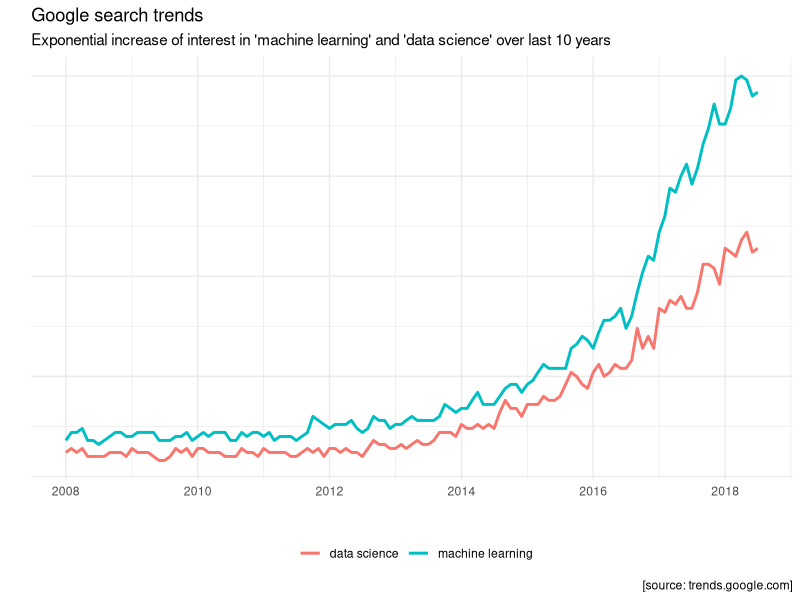
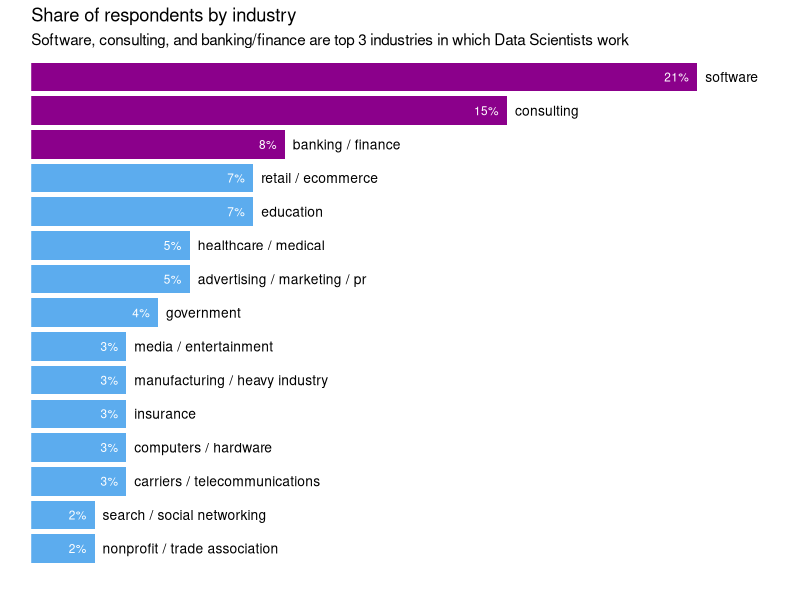
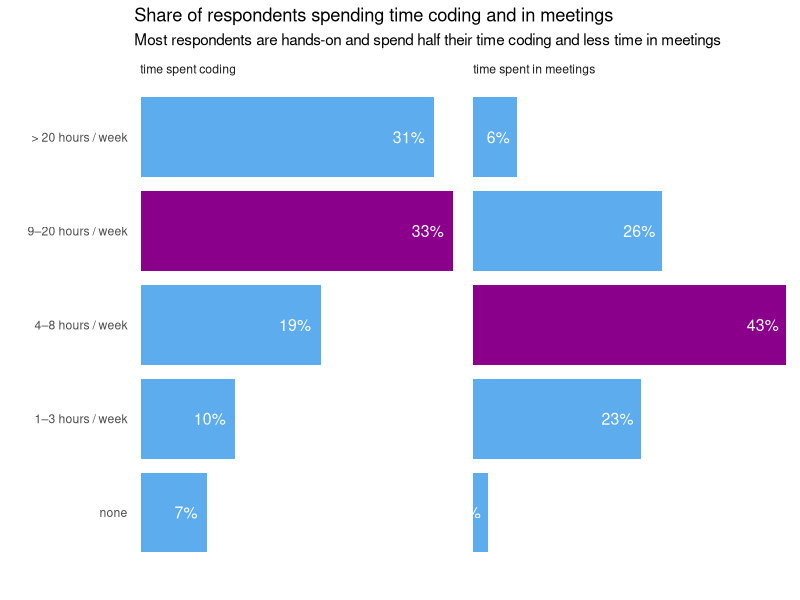
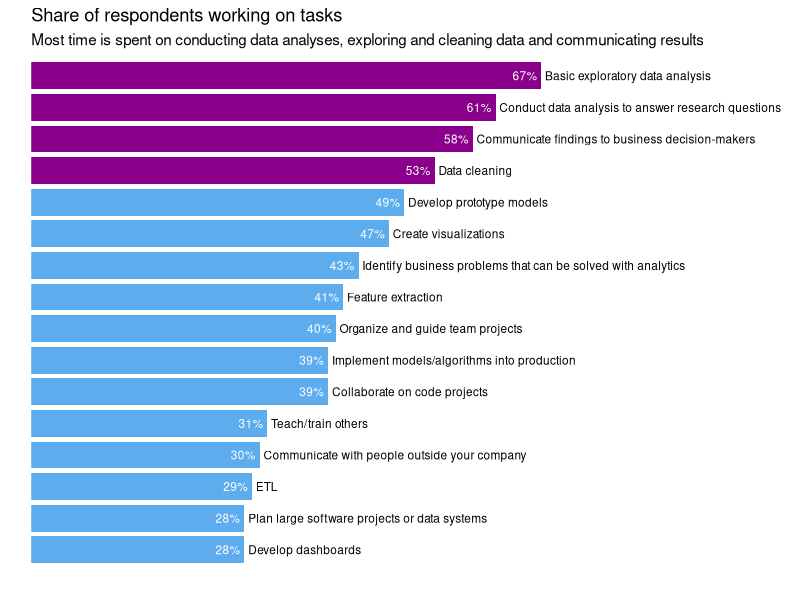
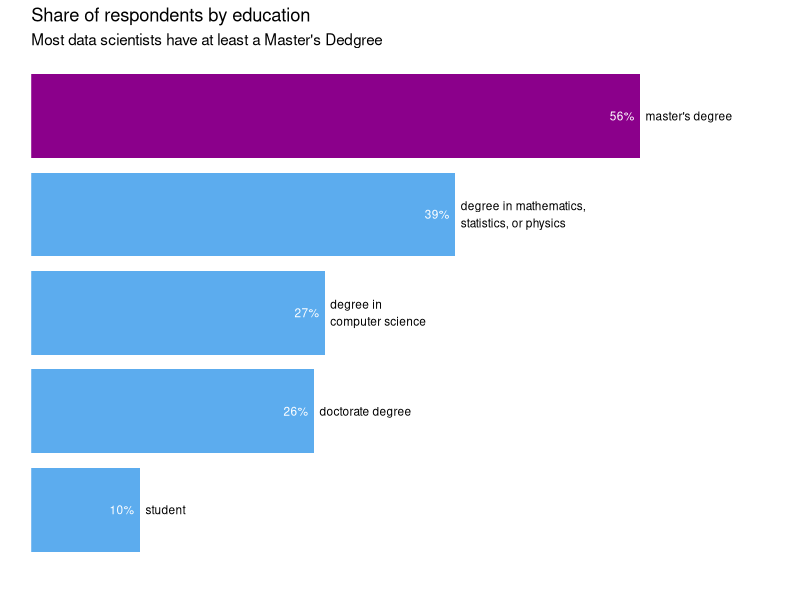
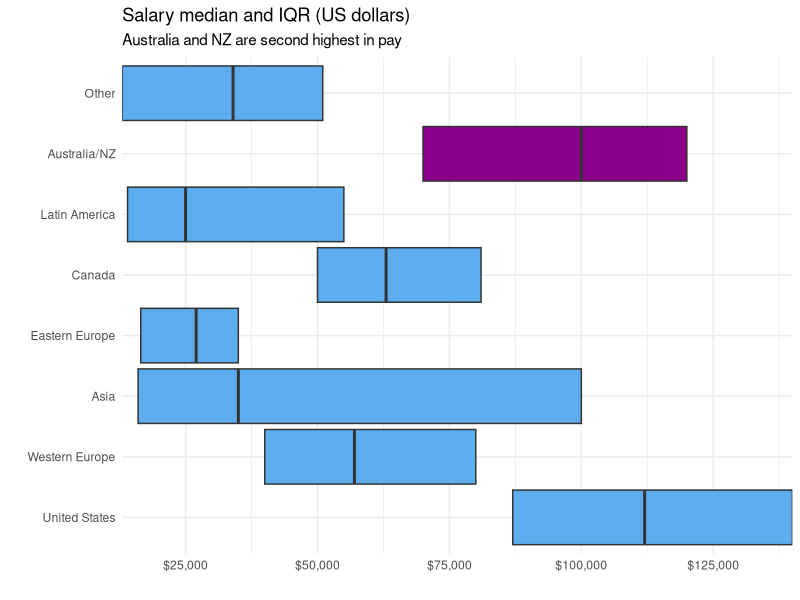
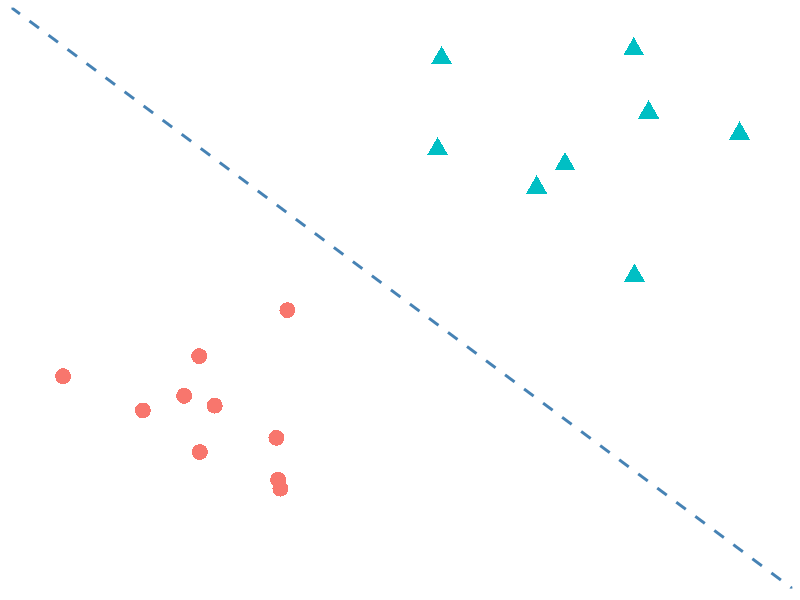
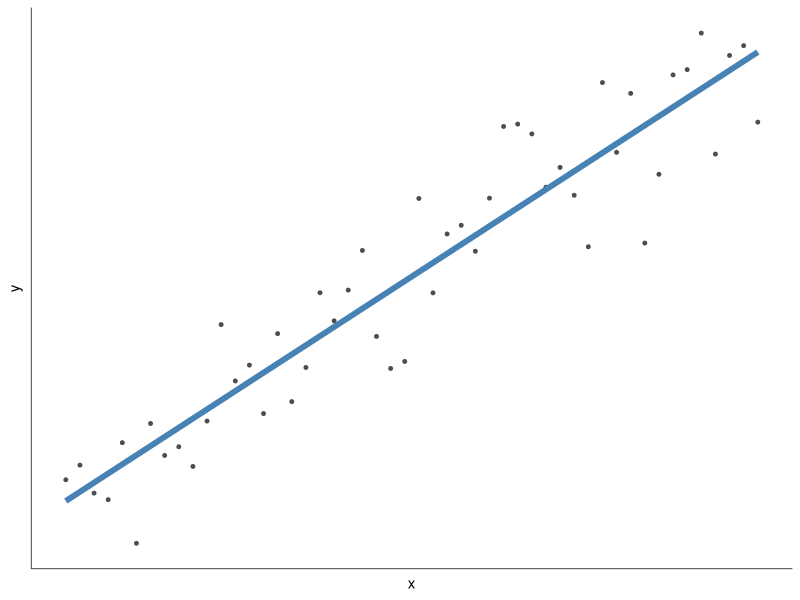

R code for these plots, in order:
## ---- chunk 1
knitr::opts_chunk$set(
  echo = FALSE,
  fig.width=8, fig.height=3.8,
  fig.align="center",
  dpi=120
)

library(dplyr)
library(tidyr)
library(ggplot2)
## ---- chunk 2

d_search <- read.csv(
  "assets/material/search-ml-ds.csv", 
  col.names = c("month", "data science", "machine learning"),
  stringsAsFactors = FALSE, skip = 2, check.names = FALSE)

d_search %>%
  mutate(date = as.Date(paste0(month, "-01"))) %>% 
  gather(term, index, -date, -month) %>% 
  tbl_df() %>% 
  ggplot(aes(x = date, y = index, color = term)) +
  geom_line(size = 1) +
  theme_minimal() +
  theme(legend.position = "bottom", legend.direction = "horizontal", axis.text.y = element_blank()) +
  labs(
    x = "", y = "", color = "",
    title = "Google search trends",
    subtitle = "Exponential increase of interest in 'machine learning' and 'data science' over last 10 years",
    caption = "[source: trends.google.com]"
  )
## ---- chunk 3
d_industry <- read.csv("assets/material/salary-survey-industry.csv")

d_industry %>% 
  arrange(desc(share)) %>% 
  mutate(
    industry = tolower(industry),
    rank = seq(1, n()),
    top3 = ifelse(rank <=3, TRUE, FALSE)
  ) %>%
  ggplot(aes(x = reorder(industry, share), y = share)) +
  geom_col(aes(fill = top3), width = 0.85) +
  geom_text(aes(label = industry), hjust = 0, size = 3.5, nudge_y = 0.25) +
  geom_text(aes(label = paste0(share, "%")), hjust = 1, size = 3, nudge_y = -0.25, color = "white") +
  scale_y_continuous(limits = c(0, 24), expand = c(0, 0)) +
  scale_fill_manual(values = c("steelblue2", "magenta4")) +
  coord_flip() +
  theme_minimal() +
  # theme_void() +
  theme(axis.text = element_blank(), panel.grid = element_blank()) +
  guides(fill = FALSE) +
  labs(
    x = "", y = "",
    title = "Share of respondents by industry",
    subtitle = "Software, consulting, and banking/finance are top 3 industries in which Data Scientists work"
  )
## ---- chunk 4
d_timespent <- read.csv("assets/material/salary-survey-time-spent.csv")

d_timespent %>% 
  arrange(desc(share)) %>% 
  mutate(
    activity = tolower(activity),
    hours = tolower(hours),
    hours = factor(hours, c("none", "1–3 hours / week", "4–8 hours / week", "9–20 hours / week", "> 20 hours / week"))
  ) %>%
  group_by(activity) %>% 
  mutate(max_hour = share == max(share)) %>% 
  ggplot(aes(x = hours, y = share)) +
  geom_col(aes(fill = max_hour), width = 0.85) +
  facet_wrap(~activity, ncol = 2, scales = "free_x") +
  geom_text(aes(label = paste0(share, "%")), hjust = 1, size = 4, nudge_y = -1, color = "white") +
  scale_fill_manual(values = c("steelblue2", "magenta4")) +
  scale_y_continuous(expand = c(0.02, 0)) +
  coord_flip() +
  theme_minimal() +
  # theme_void() +
  theme(axis.text.x = element_blank(), panel.grid = element_blank(), strip.text = element_text(hjust = 0)) +
  guides(fill = FALSE) +
  labs(
    x = "", y = "",
    title = "Share of respondents spending time coding and in meetings",
    subtitle = "Most respondents are hands-on and spend half their time coding and less time in meetings"
  )
## ---- chunk 5
d_tasks <- read.csv("assets/material/salary-survey-tasks.csv")

d_tasks %>% 
  arrange(desc(share)) %>% 
  mutate(
    top = ifelse(share > 50, TRUE, FALSE)
  ) %>%
  filter(share > 25) %>% 
  ggplot(aes(x = reorder(activity, share), y = share)) +
  geom_col(aes(fill = top), width = 0.85) +
  geom_text(aes(label = activity), hjust = 0, size = 3, nudge_y = 0.5) +
  geom_text(aes(label = paste0(share, "%")), hjust = 1, size = 3, nudge_y = -0.5, color = "white") +
  scale_y_continuous(limits = c(0, 100), expand = c(0, 0)) +
  scale_fill_manual(values = c("steelblue2", "magenta4")) +
  coord_flip() +
  theme_minimal() +
  # theme_void() +
  theme(axis.text = element_blank(), panel.grid = element_blank()) +
  guides(fill = FALSE) +
  labs(
    x = "", y = "",
    title = "Share of respondents working on tasks",
    subtitle = "Most time is spent on conducting data analyses, exploring and cleaning data and communicating results"
  )
## ---- chunk 6
d_education <- read.csv("assets/material/salary-survey-education.csv")

d_education %>% 
  arrange(desc(share)) %>% 
  mutate(
    education = tolower(education),
    top = ifelse(share > 50, TRUE, FALSE)
  ) %>%
  ggplot(aes(x = reorder(education, share), y = share)) +
  geom_col(aes(fill = top), width = 0.85) +
  geom_text(aes(label = education), hjust = 0, size = 3, nudge_y = 0.5) +
  geom_text(aes(label = paste0(share, "%")), hjust = 1, size = 3, nudge_y = -0.5, color = "white") +
  scale_y_continuous(limits = c(0, 70), expand = c(0, 0)) +
  scale_fill_manual(values = c("steelblue2", "magenta4")) +
  coord_flip() +
  theme_minimal() +
  # theme_void() +
  theme(axis.text = element_blank(), panel.grid = element_blank()) +
  guides(fill = FALSE) +
  labs(
    x = "", y = "",
    title = "Share of respondents by education",
    subtitle = "Most data scientists have at least a Master's Dedgree"
  )
## ---- chunk 7
d_salary <- read.csv("assets/material/salary-survey-salary.csv")

d_salary %>% 
  mutate(
    highlight = ifelse(region == "Australia/NZ", TRUE, FALSE),
    region = factor(region, region)
  ) %>%
  ggplot(aes(x = region, middle = median, ymin = iqr_low, ymax = iqr_high, lower = iqr_low, upper = iqr_high, fill = highlight)) +
  geom_boxplot(stat = "identity") +
  scale_y_continuous(labels = scales::dollar, breaks = c(25000, 50000, 75000, 100000, 125000), expand = c(0, 0)) +
  scale_fill_manual(values = c("steelblue2", "magenta4")) +
  coord_flip() +
  theme_minimal() +
  # theme_void() +
  # theme(axis.text = element_blank(), panel.grid = element_blank()) +
  guides(fill = FALSE) +
  labs(
    x = "", y = "",
    title = "Salary median and IQR (US dollars)",
    subtitle = "Australia and NZ are second highest in pay"
  )
## ---- chunk 8
set.seed(12345)
d_classification <- bind_rows(
  data_frame(
    x = rnorm(10, mean = -2, sd = 1),
    y = rnorm(10, mean = -2, sd = 1),
    l = 1
  ),
    data_frame(
    x = rnorm(10, mean = 2, sd = 1),
    y = rnorm(10, mean = 2, sd = 1),
    l = 2
  )
)

d_classification %>% 
  ggplot(aes(x, y, color = as.factor(l), shape = as.factor(l))) +
  geom_point(size = 5) +
  geom_abline(slope = -1, intercept = 0, linetype = "dashed", color = "steelblue", size = 1) +
  ylim(-4, 4) +
  xlim(-4, 4) +
  guides(color = FALSE, shape = FALSE) +
  theme(
    panel.grid = element_blank(),
    axis.title = element_blank(),
    axis.text = element_blank(),
    axis.ticks = element_blank(),
    panel.background = element_blank()
  )
## ---- chunk 9
set.seed(12345)
d_regression <- data_frame(
    x = 1:50,
    y = x + rnorm(50, mean = 0, sd = 5)
  )

d_regression %>% 
  ggplot(aes(x, y)) +
  geom_point(size = 1, color = "grey30") +
  geom_smooth(method = lm, se = FALSE, color = "steelblue", linetype = "solid", size = 2) +
  theme(
    panel.grid = element_blank(),
    # axis.title = element_blank(),
    axis.text = element_blank(),
    axis.ticks = element_blank(),
    axis.line = element_line(size = 0.25),
    panel.background = element_blank()
  )
## ---- chunk 10
d_tree <- read.csv("assets/material/decision-tree-classification.csv")

d_tree %>% 
  select(play, everything()) %>% 
  knitr::kable()
## ---- chunk 11
d_tree <- read.csv("assets/material/decision-tree-classification.csv")

d_tree %>% 
  select(play, everything()) %>% 
  arrange(play) %>% 
  knitr::kable()
## ---- chunk 12
d_tree <- read.csv("assets/material/decision-tree-classification.csv")

d_tree %>% 
  select(play, everything()) %>% 
  arrange(outlook, play) %>% 
  knitr::kable()
